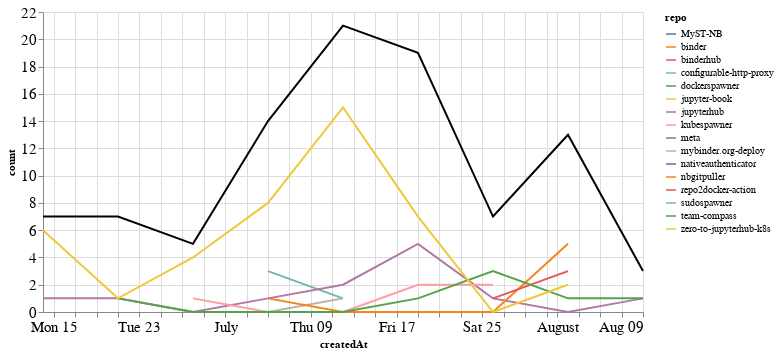

The cell this chart's notebook holds for it:
### Markdown cell above
## Comments

### Code cell
comments_time = comments.groupby('repo').resample('W', on='createdAt').count()['author'].reset_index()
comments_time = comments_time.rename(columns={'author': 'count'})
comments_time_total = comments_time.groupby('createdAt').agg({"count": "sum"}).reset_index()
ch1 = alt.Chart(comments_time, width=600).mark_line().encode(
    x='createdAt',
    y='count',
    color='repo',
    tooltip="repo"
)

ch2 = alt.Chart(comments_time_total, width=600).mark_line(color="black").encode(
    x='createdAt',
    y='count',
)

ch1 + ch2

### Figure 1 — Vega-Lite specification as saved in the notebook (floating-point values rounded to 4 significant figures)
{"config": {"axisLeft": {"labelFontSize": 15}, "axisBottom": {"labelFontSize": 15}}, "layer": [{"data": {"name": "data-1c177bfc36162eca2caafcadb8231f59"}, "mark": "line", "encoding": {"color": {"type": "nominal", "field": "repo"}, "tooltip": {"type": "nominal", "field": "repo"}, "x": {"type": "temporal", "field": "createdAt"}, "y": {"type": "quantitative", "field": "count"}}, "width": 600}, {"data": {"name": "data-2444823a4a2ba8fc0bd7258b20bde8ac"}, "mark": {"type": "line", "color": "black"}, "encoding": {"x": {"type": "temporal", "field": "createdAt"}, "y": {"type": "quantitative", "field": "count"}}, "width": 600}], "$schema": "https://vega.github.io/schema/vega-lite/v4.8.1.json", "datasets": {"data-1c177bfc36162eca2caafcadb8231f59": [{"repo": "MyST-NB", "createdAt": "2020-08-02T00:00:00", "count": 2}, {"repo": "binder", "createdAt": "2020-07-19T00:00:00", "count": 2}, {"repo": "binderhub", "createdAt": "2020-08-09T00:00:00", "count": 1}, {"repo": "configurable-http-proxy", "createdAt": "2020-07-05T00:00:00", "count": 3}, {"repo": "configurable-http-proxy", "createdAt": "2020-07-12T00:00:00", "count": 1}, {"repo": "dockerspawner", "createdAt": "2020-07-05T00:00:00", "count": 1}, {"repo": "jupyter-book", "createdAt": "2020-07-12T00:00:00", "count": 1}, {"repo": "jupyterhub", "createdAt": "2020-06-14T00:00:00", "count": 1}, {"repo": "jupyterhub", "createdAt": "2020-06-21T00:00:00", "count": 1}, {"repo": "jupyterhub", "createdAt": "2020-06-28T00:00:00", "count": 0}, {"repo": "jupyterhub", "createdAt": "2020-07-05T00:00:00", "count": 1}, {"repo": "jupyterhub", "createdAt": "2020-07-12T00:00:00", "count": 2}, {"repo": "jupyterhub", "createdAt": "2020-07-19T00:00:00", "count": 5}, {"repo": "jupyterhub", "createdAt": "2020-07-26T00:00:00", "count": 1}, {"repo": "jupyterhub", "createdAt": "2020-08-02T00:00:00", "count": 0}, {"repo": "jupyterhub", "createdAt": "2020-08-09T00:00:00", "count": 1}, {"repo": "kubespawner", "createdAt": "2020-06-28T00:00:00", "count": 1}, {"repo": "kubespawner", "createdAt": "2020-07-05T00:00:00", "count": 0}, {"repo": "kubespawner", "createdAt": "2020-07-12T00:00:00", "count": 0}, {"repo": "kubespawner", "createdAt": "2020-07-19T00:00:00", "count": 2}, {"repo": "kubespawner", "createdAt": "2020-07-26T00:00:00", "count": 2}, {"repo": "meta", "createdAt": "2020-07-19T00:00:00", "count": 2}, {"repo": "mybinder.org-deploy", "createdAt": "2020-06-21T00:00:00", "count": 1}, {"repo": "mybinder.org-deploy", "createdAt": "2020-06-28T00:00:00", "count": 0}, {"repo": "mybinder.org-deploy", "createdAt": "2020-07-05T00:00:00", "count": 0}, {"repo": "mybinder.org-deploy", "createdAt": "2020-07-12T00:00:00", "count": 1}, {"repo": "nativeauthenticator", "createdAt": "2020-07-12T00:00:00", "count": 1}, {"repo": "nbgitpuller", "createdAt": "2020-07-05T00:00:00", "count": 1}, {"repo": "nbgitpuller", "createdAt": "2020-07-12T00:00:00", "count": 0}, {"repo": "nbgitpuller", "createdAt": "2020-07-19T00:00:00", "count": 0}, {"repo": "nbgitpuller", "createdAt": "2020-07-26T00:00:00", "count": 0}, {"repo": "nbgitpuller", "createdAt": "2020-08-02T00:00:00", "count": 5}, {"repo": "repo2docker-action", "createdAt": "2020-07-26T00:00:00", "count": 1}, {"repo": "repo2docker-action", "createdAt": "2020-08-02T00:00:00", "count": 3}, {"repo": "sudospawner", "createdAt": "2020-06-21T00:00:00", "count": 3}, {"repo": "team-compass", "createdAt": "2020-06-21T00:00:00", "count": 1}, {"repo": "team-compass", "createdAt": "2020-06-28T00:00:00", "count": 0}, {"repo": "team-compass", "createdAt": "2020-07-05T00:00:00", "count": 0}, {"repo": "team-compass", "createdAt": "2020-07-12T00:00:00", "count": 0}, {"repo": "team-compass", "createdAt": "2020-07-19T00:00:00", "count": 1}, {"repo": "team-compass", "createdAt": "2020-07-26T00:00:00", "count": 3}, {"repo": "team-compass", "createdAt": "2020-08-02T00:00:00", "count": 1}, {"repo": "team-compass", "createdAt": "2020-08-09T00:00:00", "count": 1}, {"repo": "zero-to-jupyterhub-k8s", "createdAt": "2020-06-14T00:00:00", "count": 6}, {"repo": "zero-to-jupyterhub-k8s", "createdAt": "2020-06-21T00:00:00", "count": 1}, {"repo": "zero-to-jupyterhub-k8s", "createdAt": "2020-06-28T00:00:00", "count": 4}, {"repo": "zero-to-jupyterhub-k8s", "createdAt": "2020-07-05T00:00:00", "count": 8}, {"repo": "zero-to-jupyterhub-k8s", "createdAt": "2020-07-12T00:00:00", "count": 15}, {"repo": "zero-to-jupyterhub-k8s", "createdAt": "2020-07-19T00:00:00", "count": 7}, {"repo": "zero-to-jupyterhub-k8s", "createdAt": "2020-07-26T00:00:00", "count": 0}, {"repo": "zero-to-jupyterhub-k8s", "createdAt": "2020-08-02T00:00:00", "count": 2}], "data-2444823a4a2ba8fc0bd7258b20bde8ac": [{"createdAt": "2020-06-14T00:00:00", "count": 7}, {"createdAt": "2020-06-21T00:00:00", "count": 7}, {"createdAt": "2020-06-28T00:00:00", "count": 5}, {"createdAt": "2020-07-05T00:00:00", "count": 14}, {"createdAt": "2020-07-12T00:00:00", "count": 21}, {"createdAt": "2020-07-19T00:00:00", "count": 19}, {"createdAt": "2020-07-26T00:00:00", "count": 7}, {"createdAt": "2020-08-02T00:00:00", "count": 13}, {"createdAt": "2020-08-09T00:00:00", "count": 3}]}}
